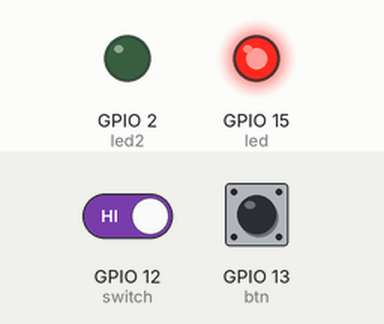
A program run on a simulated ESP32 board running MicroPython. On the bench: output pins drawn as LEDs (lit = HIGH). Wiring (from the project's diagram.json): green LED on GPIO 2, switch on GPIO 12, green button on GPIO 13, red LED on GPIO 15. Inputs (shaded band) come from the test bench; at power-on: GPIO 12 (switch) HIGH, GPIO 13 (btn) LOW. What the program prints to the serial console is not drawn.

Above: at 1.2 s.
1.3 s: GPIO 12 (switch) driven LOW
At 2.5 s:
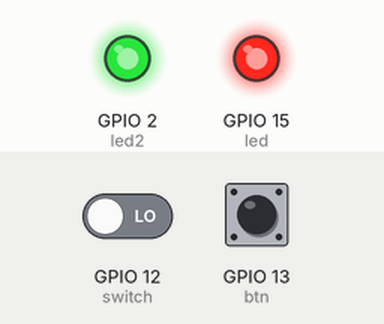
2.8 s: GPIO 13 (btn) pulled HIGH for 0.15 s
At 2.87 s:
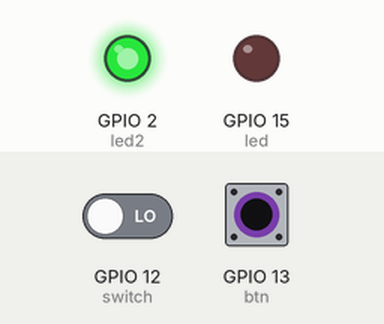
4.4 s: GPIO 13 (btn) pulled HIGH for 3.2 s
At 8.7 s:
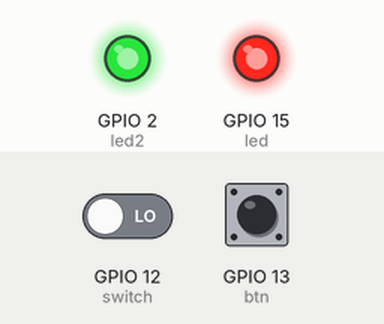
9.1 s: GPIO 12 (switch) driven HIGH
At 9.8 s:
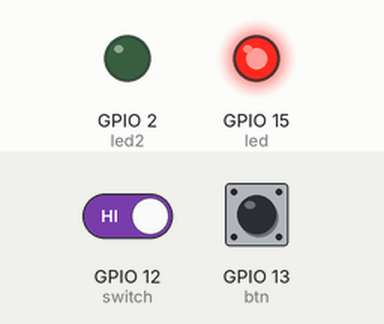
10.6 s: GPIO 13 (btn) pulled HIGH for 1 s
At 11.0 s:
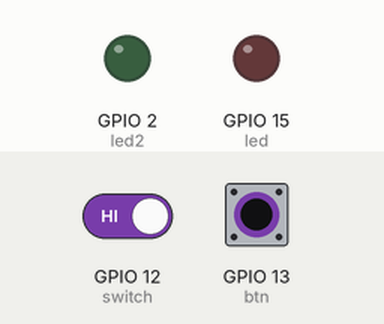
Timing chart, 0 to 13.6 s (numbered marks = the images above; inputs shaded):
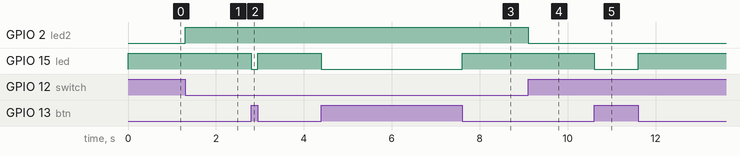

Measured:
- after the input at 1.3 s, GPIO 2 (led2): LOW → HIGH at once
- after the input at 2.8 s, GPIO 15 (led): HIGH → LOW at once, → HIGH 0.15 s later
- after the input at 4.4 s, GPIO 15 (led): HIGH → LOW at once, → HIGH 3.2 s later
- after the input at 9.1 s, GPIO 2 (led2): HIGH → LOW at once
- after the input at 10.6 s, GPIO 15 (led): HIGH → LOW at once, → HIGH 1.0 s later

The program:

main.py
```python
from machine import Pin
from utime import sleep

print("Hello, ESP32!")

led = Pin(15, Pin.OUT)
led2 = Pin(2, Pin.OUT)
# enable internal pull-up resistor
btn = Pin(13, Pin.IN, Pin.PULL_DOWN)
switch = Pin(12, Pin.IN)

while True:

    if btn.value() == 0:
        led.on()
    else:
        led.off()

    if switch.value() == 0:
        led2.on()
    else:
        led2.off()
```
